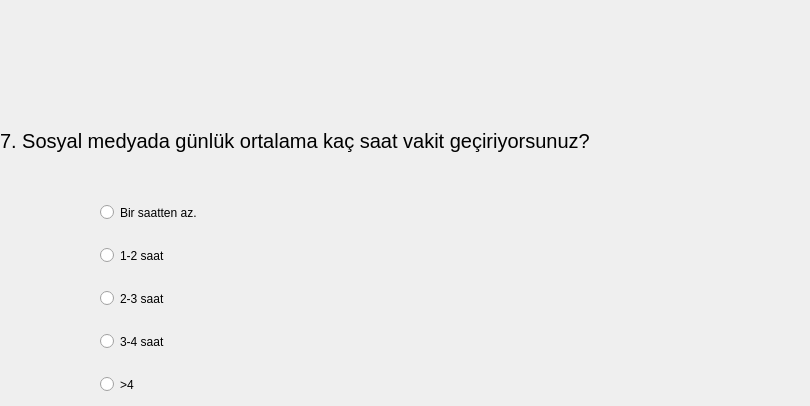
   <widget class="QWidget" name="tab_7">
    <attribute name="title">
     <string>Page</string>
    </attribute>
    <widget class="QLabel" name="label_Q3">
     <property name="geometry">
      <rect>
       <x>0</x>
       <y>100</y>
       <width>801</width>
       <height>81</height>
      </rect>
     </property>
     <property name="font">
      <font>
       <pointsize>15</pointsize>
      </font>
     </property>
     <property name="text">
      <string>7. Sosyal medyada günlük ortalama kaç saat vakit geçiriyorsunuz?</string>
     </property>
    </widget>
    <widget class="QRadioButton" name="A1_radioButton_Q3">
     <property name="geometry">
      <rect>
       <x>100</x>
       <y>200</y>
       <width>131</width>
       <height>25</height>
      </rect>
     </property>
     <property name="text">
      <string>Bir saatten az.</string>
     </property>
    </widget>
    <widget class="QRadioButton" name="A3_radioButton_Q3">
     <property name="geometry">
      <rect>
       <x>100</x>
       <y>286</y>
       <width>84</width>
       <height>25</height>
      </rect>
     </property>
     <property name="text">
      <string>2-3 saat</string>
     </property>
    </widget>
    <widget class="QRadioButton" name="A2_radioButton_Q3">
     <property name="geometry">
      <rect>
       <x>100</x>
       <y>243</y>
       <width>84</width>
       <height>25</height>
      </rect>
     </property>
     <property name="text">
      <string>1-2 saat</string>
     </property>
    </widget>
    <widget class="QRadioButton" name="A4_radioButton_Q3">
     <property name="geometry">
      <rect>
       <x>100</x>
       <y>329</y>
       <width>84</width>
       <height>25</height>
      </rect>
     </property>
     <property name="text">
      <string>3-4 saat</string>
     </property>
    </widget>
    <widget class="QRadioButton" name="A5_radioButton_Q3">
     <property name="geometry">
      <rect>
       <x>100</x>
       <y>372</y>
       <width>44</width>
       <height>25</height>
      </rect>
     </property>
     <property name="text">
      <string>&gt;4</string>
     </property>
    </widget>
   </widget>
